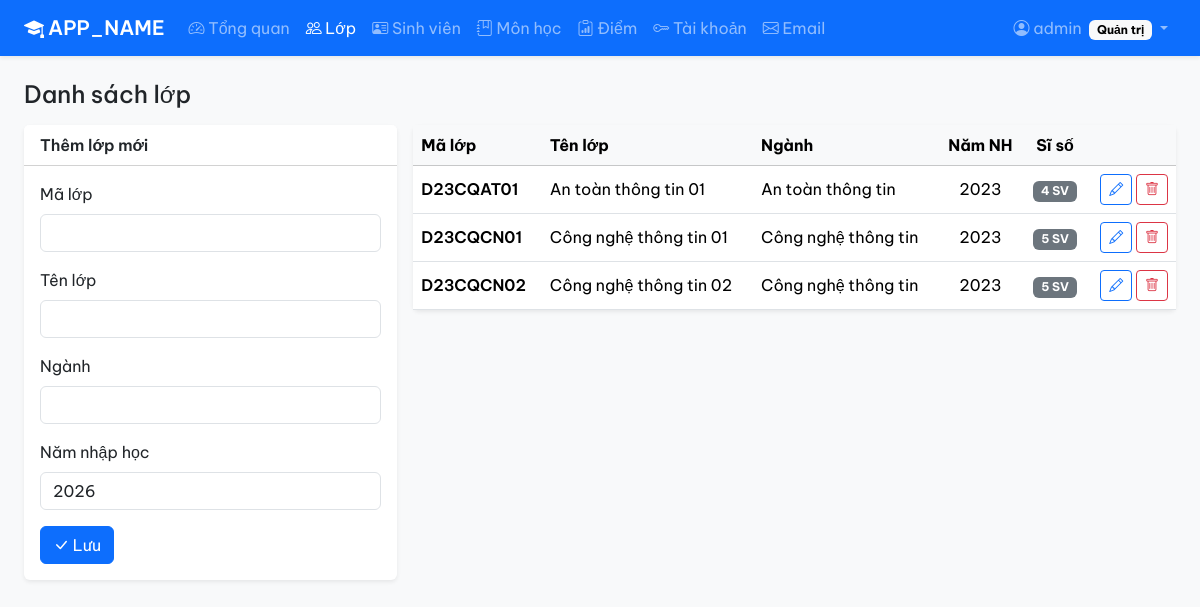
The app's page /lop.php (signed in) with its own data.
### tables this page shows
CREATE TABLE lop (
    ma_lop       VARCHAR(10)  NOT NULL,
    ten_lop      VARCHAR(100) NOT NULL,
    nganh        VARCHAR(100) NOT NULL,
    nam_nhap_hoc INT          NOT NULL,
    PRIMARY KEY (ma_lop)
);

### includes/init.php (called while the page is built, shortened)
<?php
$conn = new mysqli(DB_HOST, DB_USER, DB_PASS, DB_NAME, DB_PORT);
$conn->set_charset('utf8mb4');
function q($sql, $params = [])
{
    global $conn;
    $stmt = $conn->prepare($sql);
    $stmt->execute();
    return $stmt;
}
function q_all($sql, $params = [])
{
    return q($sql, $params)->get_result()->fetch_all(MYSQLI_ASSOC);
}
function e($s)
{
    return htmlspecialchars((string) $s, ENT_QUOTES, 'UTF-8');
}

### lop.php (the view, shortened to what this page needs)
<?php
require_once 'includes/init.php';
$sua = null;
$ds_lop = q_all("SELECT l.*, COUNT(s.ma_sv) AS si_so
                 FROM lop l LEFT JOIN sinhvien s ON s.ma_lop = l.ma_lop
                 GROUP BY l.ma_lop, l.ten_lop, l.nganh, l.nam_nhap_hoc
                 ORDER BY l.ma_lop");
include 'includes/header.php';
?>
<h1 class="h4 mb-3">Danh sách lớp</h1>
<div class="row g-3">
    <div class="col-lg-4">
        <div class="card border-0 shadow-sm">
            <div class="card-header bg-body fw-semibold"><?= $sua ? 'Sửa lớp ' . e($sua['ma_lop']) : 'Thêm lớp mới' ?></div>
            <div class="card-body">
                <form method="post">
                    <div class="mb-3">
                        <label class="form-label">Mã lớp</label>
                        <input name="ma_lop" class="form-control" maxlength="10" required value="<?= e($sua['ma_lop'] ?? '') ?>" <?= $sua ? 'readonly' : '' ?>>
                    </div>
                    <div class="mb-3">
                        <label class="form-label">Tên lớp</label>
                        <input name="ten_lop" class="form-control" maxlength="100" required value="<?= e($sua['ten_lop'] ?? '') ?>">
                    </div>
                    <div class="mb-3">
                        <label class="form-label">Ngành</label>
                        <input name="nganh" class="form-control" maxlength="100" required value="<?= e($sua['nganh'] ?? '') ?>">
                    </div>
                    <div class="mb-3">
                        <label class="form-label">Năm nhập học</label>
                        <input type="number" name="nam_nhap_hoc" class="form-control" required value="<?= e($sua['nam_nhap_hoc'] ?? date('Y')) ?>">
                    </div>
                    <button class="btn btn-primary"><i class="bi bi-check-lg"></i> Lưu</button>
                </form>
            </div>
        </div>
    </div>
    <div class="col-lg-8">
        <div class="card border-0 shadow-sm">
            <div class="table-responsive">
                <table class="table table-hover align-middle mb-0">
                    <thead class="table-light">
                        <tr><th>Mã lớp</th><th>Tên lớp</th><th>Ngành</th><th class="text-center">Năm NH</th><th class="text-center">Sĩ số</th><th></th></tr>
                    </thead>
                    <tbody>
                    <?php foreach ($ds_lop as $l): ?>
                        <tr>
                            <td class="fw-semibold"><?= e($l['ma_lop']) ?></td>
                            <td><?= e($l['ten_lop']) ?></td>
                            <td><?= e($l['nganh']) ?></td>
                            <td class="text-center"><?= $l['nam_nhap_hoc'] ?></td>
                            <td class="text-center"><a href="sinhvien.php?lop=<?= urlencode($l['ma_lop']) ?>" class="badge text-bg-secondary text-decoration-none"><?= $l['si_so'] ?> SV</a></td>
                            <td class="text-end text-nowrap">
                                <a href="lop.php?sua=<?= urlencode($l['ma_lop']) ?>" class="btn btn-sm btn-outline-primary" title="Sửa"><i class="bi bi-pencil"></i></a>
                                <form method="post" class="d-inline" onsubmit="return confirm('Xóa lớp này?')">
                                    <button class="btn btn-sm btn-outline-danger" title="Xóa"><i class="bi bi-trash"></i></button>
                                </form>
                            </td>
                        </tr>
                    <?php endforeach; ?>
                    </tbody>
                </table>
            </div>
        </div>
    </div>
</div>
<?php include 'includes/footer.php'; ?>

### includes/header.php (style rules this page uses)
:root { --bs-font-sans-serif: 'Be Vietnam Pro', Arial, sans-serif; --bs-body-font-family: var(--bs-font-sans-serif); }

### records on screen
lop: ma_lop "D23CQAT01", ten_lop "An toàn thông tin 01", nganh "An toàn thông tin", nam_nhap_hoc "2023", si_so "4"
lop: ma_lop "D23CQCN01", ten_lop "Công nghệ thông tin 01", nganh "Công nghệ thông tin", nam_nhap_hoc "2023", si_so "5"
lop: ma_lop "D23CQCN02", ten_lop "Công nghệ thông tin 02", nganh "Công nghệ thông tin", nam_nhap_hoc "2023", si_so "5"

### other values on screen
APP_NAME "APP_NAME"
$chu "Tổng quan"
$chu "Lớp"
$chu "Sinh viên"
$chu "Môn học"
$chu "Điểm"
$chu "Tài khoản"
$chu "Email"
$u['ho_ten'] "admin"
